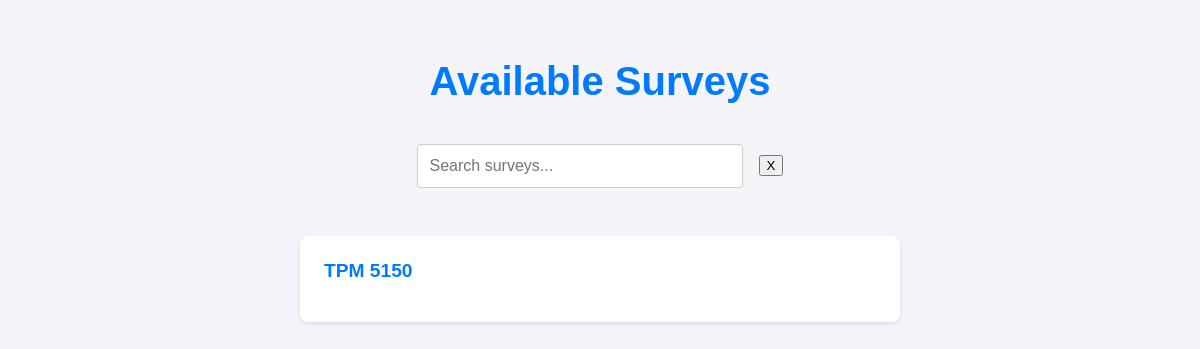
The app's page /survey/, older data.
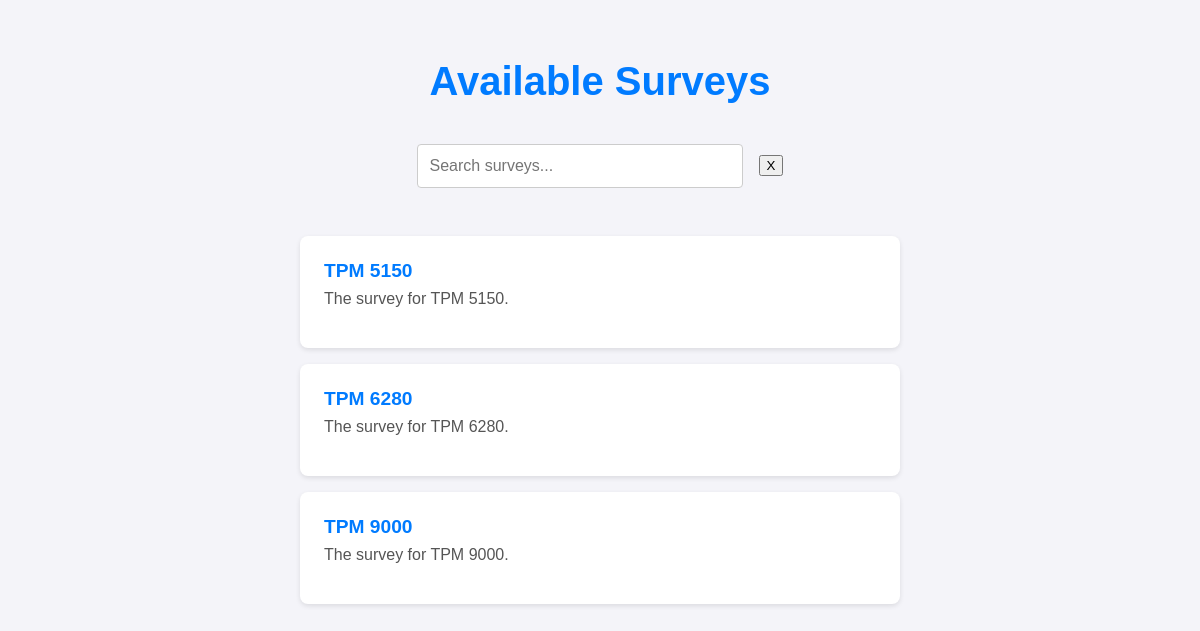
The same page, newer data.
### surveyapp/models.py (models this page shows, shortened)
class Survey(models.Model):
    name = models.CharField(max_length=255)
    description = models.TextField(blank=True, null=True)
    structure = models.JSONField(help_text="Define the structure of the survey as JSON.")  # Using models.JSONField (Django 3.1+)
    created_at = models.DateTimeField(auto_now_add=True)

### surveyapp/views.py (the view)
# urls.py: path('', views.survey_list, name='survey_list'),  # List all surveys
def survey_list(request):
    search_query = request.GET.get("search", "")  # Get the search term from the URL
    if search_query:
        surveys = Survey.objects.filter(name__icontains=search_query)  # Filter by name
    else:
        surveys = Survey.objects.all()  # Show all surveys if no search term
    return render(request, "surveyapp/survey.html", {"surveys": surveys, "search_query": search_query})

### surveyapp/templates/surveyapp/survey.html (shortened to what this page needs)
<!DOCTYPE html>
<html lang="en">
<head>
</head>
<body>
    <h1>Available Surveys</h1>
    <div class="search-bar">
        <input
            type="text"
            id="search"
            name="search"
            placeholder="Search surveys..."
        />
        <button onclick="clearSearch()">X</button>
    </div>
    <ul>
        {% for survey in surveys %}
            <li>
                <a href="{% url 'surveyapp:display_survey' survey.id %}">{{ survey.name }}</a>
                <p>{{ survey.description }}</p>
            </li>
        {% endfor %}
    </ul>
</body>
</html>

### surveyapp/templates/surveyapp/survey.html (style rules this page uses)
body { font-family: Arial, sans-serif; margin: 0; padding: 0; background-color: #f4f4f9; color: #333; display: flex; flex-direction: column; align-items: center; padding: 2em 0; }
h1 { font-size: 2.5em; margin-bottom: 1em; color: #007BFF; }
ul { list-style: none; padding: 0; width: 100%; max-width: 600px; }
li { background: white; padding: 1.5em; margin-bottom: 1em; border-radius: 8px; box-shadow: 0 2px 5px rgba(0, 0, 0, 0.1); transition: transform 0.3s ease, box-shadow 0.3s ease; }
a { text-decoration: none; color: #007BFF; font-size: 1.2em; font-weight: bold; }
p { margin-top: 0.5em; font-size: 1em; color: #555; }
.search-bar { margin-bottom: 2em; display: flex; align-items: center; gap: 1em; }
input[type="text"] { padding: 0.75em; font-size: 1em; border: 1px solid #ccc; border-radius: 4px; width: 300px; }

Row changes from the older to the newer data that the page shows:
changed Survey "TPM 5150": description (not shown) → "The survey for TPM 5150."
added Survey: name "TPM 6280", description "The survey for TPM 6280."
added Survey: name "TPM 9000", description "The survey for TPM 9000."
